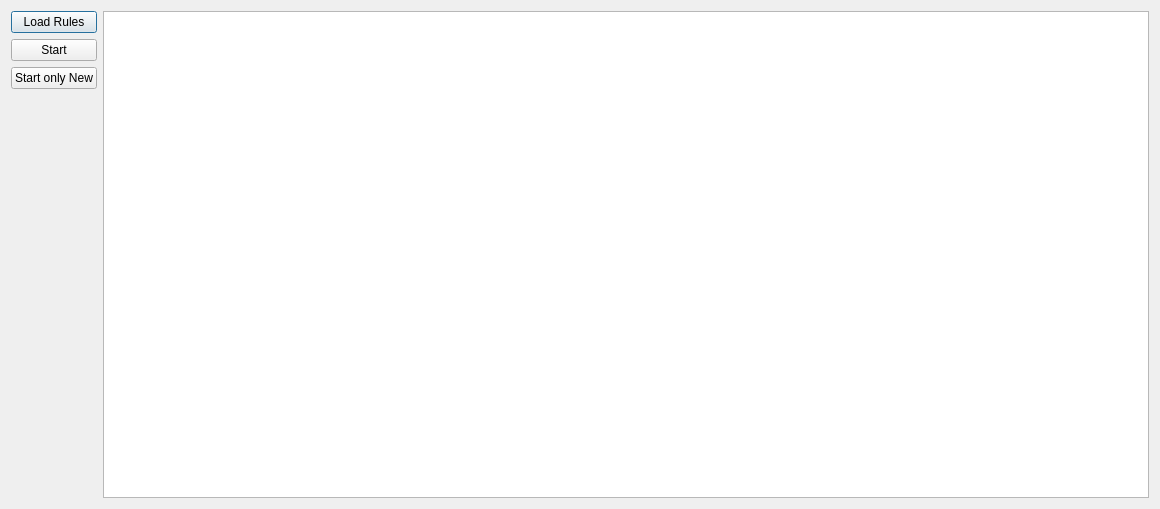
<?xml version="1.0" encoding="UTF-8"?>
<ui version="4.0">
 <class>TitkinForm</class>
 <widget class="QDialog" name="TitkinForm">
  <property name="geometry">
   <rect>
    <x>0</x>
    <y>0</y>
    <width>1160</width>
    <height>509</height>
   </rect>
  </property>
  <property name="windowTitle">
   <string>Dialog</string>
  </property>
  <layout class="QVBoxLayout" name="verticalLayout_2">
   <item>
    <layout class="QHBoxLayout" name="horizontalLayout">
     <item>
      <layout class="QVBoxLayout" name="verticalLayout">
       <item>
        <widget class="QPushButton" name="pbLoadRules">
         <property name="text">
          <string>Load Rules</string>
         </property>
        </widget>
       </item>
       <item>
        <widget class="QPushButton" name="pbStart">
         <property name="text">
          <string>Start</string>
         </property>
        </widget>
       </item>
       <item>
        <widget class="QPushButton" name="pb_startNew">
         <property name="text">
          <string>Start only New</string>
         </property>
        </widget>
       </item>
       <item>
        <spacer name="verticalSpacer">
         <property name="orientation">
          <enum>Qt::Vertical</enum>
         </property>
         <property name="sizeHint" stdset="0">
          <size>
           <width>20</width>
           <height>40</height>
          </size>
         </property>
        </spacer>
       </item>
      </layout>
     </item>
     <item>
      <widget class="QTextEdit" name="textEdit"/>
     </item>
    </layout>
   </item>
  </layout>
 </widget>
 <resources/>
 <connections/>
</ui>
